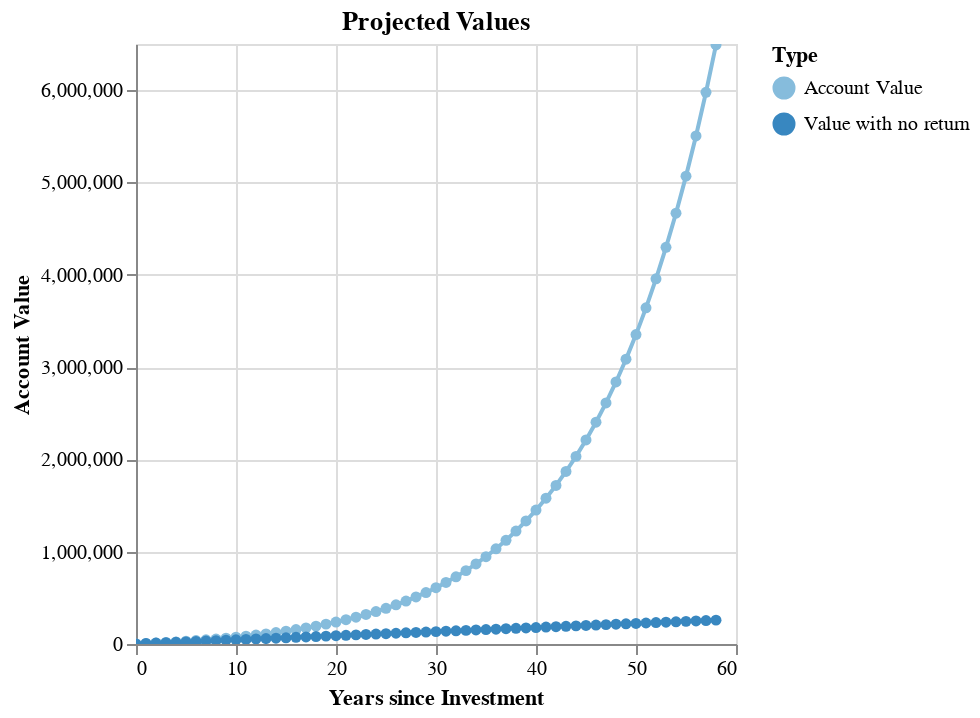

Notebook code cell kept with this figure:
### Code cell
# test sheet

sheet = pd.read_csv(r"test.csv")
sheet["Interest/Return Rate"] = sheet["Interest/Return Rate"].str.rstrip('%').astype(float)/100
# set vars in a different way

preferred_account = accounts.value

initial_investment = 1000
annual_deposit = deposit_per_year.value
number_periods = years.value
rate_per_period = 1


interest_rate = sheet["Interest/Return Rate"].where(sheet["Account"]==preferred_account).dropna().astype(float).values

# # create frame for graphing

data = {"Years since Investment":str(0), "Account Value":[initial_investment], "Value with no return":[initial_investment]}
data = pd.DataFrame(data)

present_value = initial_investment
no_action = initial_investment

for period in range(number_periods):
    no_action += annual_deposit

    present_value +=annual_deposit
    present_value = present_value * (1 + interest_rate)

    temp_dict = {"Years since Investment":str(period+1), "Account Value":present_value, "Value with no return":no_action}
    temp = pd.DataFrame(temp_dict)

   
    data= pd.concat([data, temp], ignore_index=True)

# graph

# change to wide data
data_alt = pd.melt(data, "Years since Investment", var_name="Type", value_name="Value")

alt.Chart(data_alt, title="Projected Values").mark_line(point=True).encode(
    alt.X("Years since Investment:Q", title="Years since Investment"),
    alt.Y("Value:Q", title="Account Value"),
    alt.Color("Type:O"),
    alt.Tooltip(["Years since Investment:Q", "Value:Q"]),
).interactive()

#todo https://altair-viz.github.io/gallery/multiline_tooltip_standard.html#gallery-multiline-tooltip-standard

### Figure 1 — Vega-Lite specification as saved in the notebook (floating-point values rounded to 4 significant figures)
{"config": {"view": {"continuousWidth": 300, "continuousHeight": 300}}, "data": {"name": "data-b978fc6cdc7d3d4769ef7e239bae5134"}, "mark": {"type": "line", "point": true}, "encoding": {"color": {"field": "Type", "type": "ordinal"}, "tooltip": [{"field": "Years since Investment", "type": "quantitative"}, {"field": "Value", "type": "quantitative"}], "x": {"field": "Years since Investment", "title": "Years since Investment", "type": "quantitative"}, "y": {"field": "Value", "title": "Account Value", "type": "quantitative"}}, "params": [{"name": "param_13", "select": {"type": "interval", "encodings": ["x", "y"]}, "bind": "scales"}], "title": "Projected Values", "$schema": "https://vega.github.io/schema/vega-lite/v5.20.1.json", "datasets": {"data-b978fc6cdc7d3d4769ef7e239bae5134": [{"Years since Investment": "0", "Type": "Account Value", "Value": 1000.0}, {"Years since Investment": "1", "Type": "Account Value", "Value": 5903.0}, {"Years since Investment": "2", "Type": "Account Value", "Value": 11220.0}, {"Years since Investment": "3", "Type": "Account Value", "Value": 17000.0}, {"Years since Investment": "4", "Type": "Account Value", "Value": 23260.0}, {"Years since Investment": "5", "Type": "Account Value", "Value": 30050.0}, {"Years since Investment": "6", "Type": "Account Value", "Value": 37430.0}, {"Years since Investment": "7", "Type": "Account Value", "Value": 45430.0}, {"Years since Investment": "8", "Type": "Account Value", "Value": 54110.0}, {"Years since Investment": "9", "Type": "Account Value", "Value": 63530.0}, {"Years since Investment": "10", "Type": "Account Value", "Value": 73740.0}, {"Years since Investment": "11", "Type": "Account Value", "Value": 84830.0}, {"Years since Investment": "12", "Type": "Account Value", "Value": 96860.0}, {"Years since Investment": "13", "Type": "Account Value", "Value": 109900.0}, {"Years since Investment": "14", "Type": "Account Value", "Value": 124100.0}, {"Years since Investment": "15", "Type": "Account Value", "Value": 139400.0}, {"Years since Investment": "16", "Type": "Account Value", "Value": 156100.0}, {"Years since Investment": "17", "Type": "Account Value", "Value": 174200.0}, {"Years since Investment": "18", "Type": "Account Value", "Value": 193800.0}, {"Years since Investment": "19", "Type": "Account Value", "Value": 215100.0}, {"Years since Investment": "20", "Type": "Account Value", "Value": 238200.0}, {"Years since Investment": "21", "Type": "Account Value", "Value": 263300.0}, {"Years since Investment": "22", "Type": "Account Value", "Value": 290500.0}, {"Years since Investment": "23", "Type": "Account Value", "Value": 320000.0}, {"Years since Investment": "24", "Type": "Account Value", "Value": 352000.0}, {"Years since Investment": "25", "Type": "Account Value", "Value": 386700.0}, {"Years since Investment": "26", "Type": "Account Value", "Value": 424400.0}, {"Years since Investment": "27", "Type": "Account Value", "Value": 465300.0}, {"Years since Investment": "28", "Type": "Account Value", "Value": 509700.0}, {"Years since Investment": "29", "Type": "Account Value", "Value": 557800.0}, {"Years since Investment": "30", "Type": "Account Value", "Value": 610100.0}, {"Years since Investment": "31", "Type": "Account Value", "Value": 666800.0}, {"Years since Investment": "32", "Type": "Account Value", "Value": 728300.0}, {"Years since Investment": "33", "Type": "Account Value", "Value": 795000.0}, {"Years since Investment": "34", "Type": "Account Value", "Value": 867400.0}, {"Years since Investment": "35", "Type": "Account Value", "Value": 945900.0}, {"Years since Investment": "36", "Type": "Account Value", "Value": 1031000.0}, {"Years since Investment": "37", "Type": "Account Value", "Value": 1124000.0}, {"Years since Investment": "38", "Type": "Account Value", "Value": 1224000.0}, {"Years since Investment": "39", "Type": "Account Value", "Value": 1333000.0}, {"Years since Investment": "40", "Type": "Account Value", "Value": 1451000.0}, {"Years since Investment": "41", "Type": "Account Value", "Value": 1579000.0}, {"Years since Investment": "42", "Type": "Account Value", "Value": 1718000.0}, {"Years since Investment": "43", "Type": "Account Value", "Value": 1869000.0}, {"Years since Investment": "44", "Type": "Account Value", "Value": 2033000.0}, {"Years since Investment": "45", "Type": "Account Value", "Value": 2210000.0}, {"Years since Investment": "46", "Type": "Account Value", "Value": 2403000.0}, {"Years since Investment": "47", "Type": "Account Value", "Value": 2612000.0}, {"Years since Investment": "48", "Type": "Account Value", "Value": 2839000.0}, {"Years since Investment": "49", "Type": "Account Value", "Value": 3085000.0}, {"Years since Investment": "50", "Type": "Account Value", "Value": 3352000.0}, {"Years since Investment": "51", "Type": "Account Value", "Value": 3642000.0}, {"Years since Investment": "52", "Type": "Account Value", "Value": 3956000.0}, {"Years since Investment": "53", "Type": "Account Value", "Value": 4297000.0}, {"Years since Investment": "54", "Type": "Account Value", "Value": 4667000.0}, {"Years since Investment": "55", "Type": "Account Value", "Value": 5069000.0}, {"Years since Investment": "56", "Type": "Account Value", "Value": 5504000.0}, {"Years since Investment": "57", "Type": "Account Value", "Value": 5977000.0}, {"Years since Investment": "58", "Type": "Account Value", "Value": 6490000.0}, {"Years since Investment": "0", "Type": "Value with no return", "Value": 1000.0}, {"Years since Investment": "1", "Type": "Value with no return", "Value": 5441.0}, {"Years since Investment": "2", "Type": "Value with no return", "Value": 9882.0}, {"Years since Investment": "3", "Type": "Value with no return", "Value": 14320.0}, {"Years since Investment": "4", "Type": "Value with no return", "Value": 18760.0}, {"Years since Investment": "5", "Type": "Value with no return", "Value": 23200.0}, {"Years since Investment": "6", "Type": "Value with no return", "Value": 27650.0}, {"Years since Investment": "7", "Type": "Value with no return", "Value": 32090.0}, {"Years since Investment": "8", "Type": "Value with no return", "Value": 36530.0}, {"Years since Investment": "9", "Type": "Value with no return", "Value": 40970.0}, {"Years since Investment": "10", "Type": "Value with no return", "Value": 45410.0}, {"Years since Investment": "11", "Type": "Value with no return", "Value": 49850.0}, {"Years since Investment": "12", "Type": "Value with no return", "Value": 54290.0}, {"Years since Investment": "13", "Type": "Value with no return", "Value": 58730.0}, {"Years since Investment": "14", "Type": "Value with no return", "Value": 63170.0}, {"Years since Investment": "15", "Type": "Value with no return", "Value": 67620.0}, {"Years since Investment": "16", "Type": "Value with no return", "Value": 72060.0}, {"Years since Investment": "17", "Type": "Value with no return", "Value": 76500.0}, {"Years since Investment": "18", "Type": "Value with no return", "Value": 80940.0}, {"Years since Investment": "19", "Type": "Value with no return", "Value": 85380.0}, {"Years since Investment": "20", "Type": "Value with no return", "Value": 89820.0}, {"Years since Investment": "21", "Type": "Value with no return", "Value": 94260.0}, {"Years since Investment": "22", "Type": "Value with no return", "Value": 98700.0}, {"Years since Investment": "23", "Type": "Value with no return", "Value": 103100.0}, {"Years since Investment": "24", "Type": "Value with no return", "Value": 107600.0}, {"Years since Investment": "25", "Type": "Value with no return", "Value": 112000.0}, {"Years since Investment": "26", "Type": "Value with no return", "Value": 116500.0}, {"Years since Investment": "27", "Type": "Value with no return", "Value": 120900.0}, {"Years since Investment": "28", "Type": "Value with no return", "Value": 125300.0}, {"Years since Investment": "29", "Type": "Value with no return", "Value": 129800.0}, {"Years since Investment": "30", "Type": "Value with no return", "Value": 134200.0}, {"Years since Investment": "31", "Type": "Value with no return", "Value": 138700.0}, {"Years since Investment": "32", "Type": "Value with no return", "Value": 143100.0}, {"Years since Investment": "33", "Type": "Value with no return", "Value": 147600.0}, {"Years since Investment": "34", "Type": "Value with no return", "Value": 152000.0}, {"Years since Investment": "35", "Type": "Value with no return", "Value": 156400.0}, {"Years since Investment": "36", "Type": "Value with no return", "Value": 160900.0}, {"Years since Investment": "37", "Type": "Value with no return", "Value": 165300.0}, {"Years since Investment": "38", "Type": "Value with no return", "Value": 169800.0}, {"Years since Investment": "39", "Type": "Value with no return", "Value": 174200.0}, {"Years since Investment": "40", "Type": "Value with no return", "Value": 178600.0}, {"Years since Investment": "41", "Type": "Value with no return", "Value": 183100.0}, {"Years since Investment": "42", "Type": "Value with no return", "Value": 187500.0}, {"Years since Investment": "43", "Type": "Value with no return", "Value": 192000.0}, {"Years since Investment": "44", "Type": "Value with no return", "Value": 196400.0}, {"Years since Investment": "45", "Type": "Value with no return", "Value": 200800.0}, {"Years since Investment": "46", "Type": "Value with no return", "Value": 205300.0}, {"Years since Investment": "47", "Type": "Value with no return", "Value": 209700.0}, {"Years since Investment": "48", "Type": "Value with no return", "Value": 214200.0}, {"Years since Investment": "49", "Type": "Value with no return", "Value": 218600.0}, {"Years since Investment": "50", "Type": "Value with no return", "Value": 223000.0}, {"Years since Investment": "51", "Type": "Value with no return", "Value": 227500.0}, {"Years since Investment": "52", "Type": "Value with no return", "Value": 231900.0}, {"Years since Investment": "53", "Type": "Value with no return", "Value": 236400.0}, {"Years since Investment": "54", "Type": "Value with no return", "Value": 240800.0}, {"Years since Investment": "55", "Type": "Value with no return", "Value": 245300.0}, {"Years since Investment": "56", "Type": "Value with no return", "Value": 249700.0}, {"Years since Investment": "57", "Type": "Value with no return", "Value": 254100.0}, {"Years since Investment": "58", "Type": "Value with no return", "Value": 258600.0}]}}
